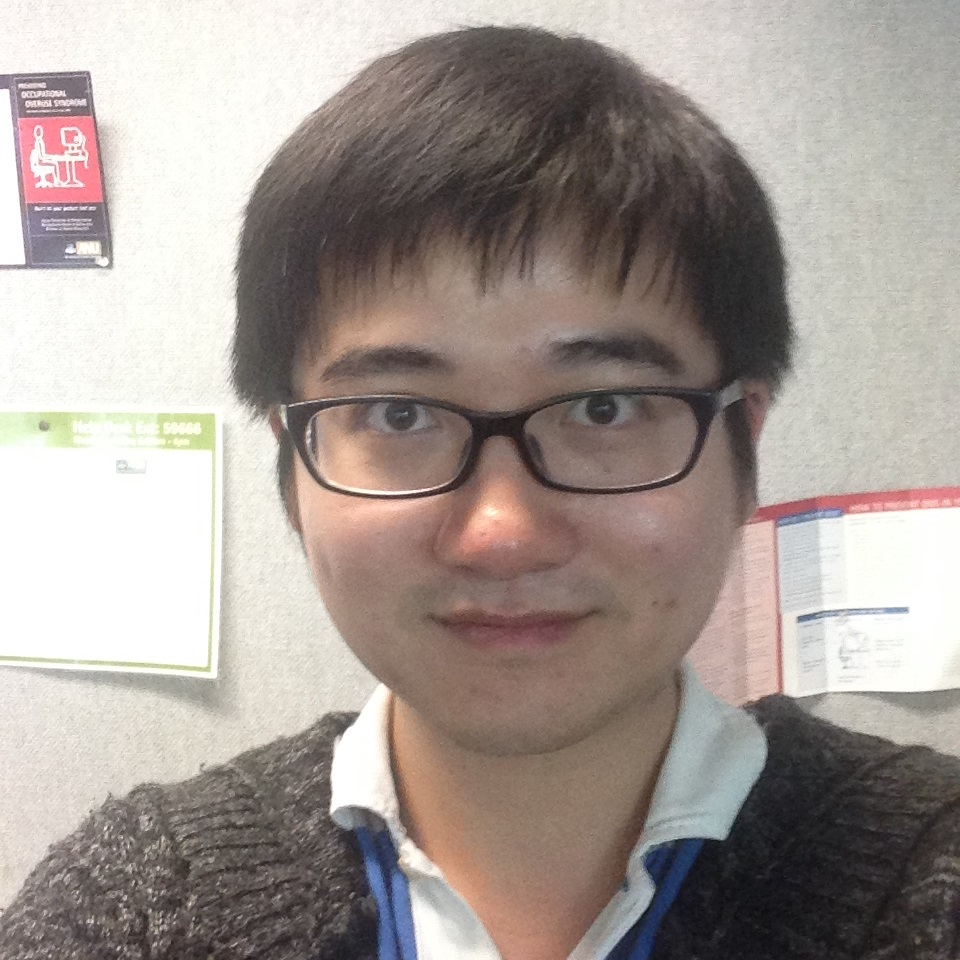
%> input picture CVLabes/CV-lab1/photo_U5224340.JPG, 960 x 960 px
$ octave geometricTransformation.m   (GNU Octave 9; MATLAB toolbox functions it lacks are replaced by stand-ins)
%> lines starting %> are read from the running program, lines starting %| are printed output that depends on the picture
% for task-4: geometric transformation

% clean un-relatived items
clc
clear

% 1. implement your own Matlab function for image rotation by an arbitrary
% angle 0=< theta = <90; (use counter-clockwise rotation)

% this part is for the forward mapping approach

% firstly, get the arbitrary angle
angle = randi([0, 90]);

% then, for each pixel in origianl image, act as source, get its target
sourceImg = imread('photo_U5224340.JPG');
%> sourceImg is the input picture: size 960x960x3 uint8; mean R, G, B 162.6, 152.6, 147

% then, save the information of source image to rows, columns and channels
% and reduce the image size to save process time
[rows, columns, ~] = size(sourceImg);
%> rows = 960; columns = 960
sourceImg = imresize(sourceImg, [rows/4,columns/4]);
%> sourceImg: size 240x240x3 uint8

[rows, columns, channels] = size(sourceImg);
%> rows = 240; columns = 240; channels = 3

% create a new image which used to save created image, consider of the
% rotated image, the size of target image should bigger than source one
targetRows = ceil(rows*cosd(angle) + columns*sind(angle));
%> targetRows = 291
targetColumns = ceil(columns*cosd(angle) + rows*sind(angle));
%> targetColumns = 291

%create target image
forwardTargetImg = uint8(zeros(targetRows , targetColumns , 3));

% create the rotation matrix
tform = projective2d([cosd(angle) sind(angle) 0; -sind(angle) cosd(angle) 0; 0 0 1]);

% rotationMatrix = [cosd(angle) -sind(angle); sind(angle) cosd(angle)];
% rotationMatrix = tform.T;

% create rotated image by Matlab
matlabImage = imrotate(sourceImg, angle);
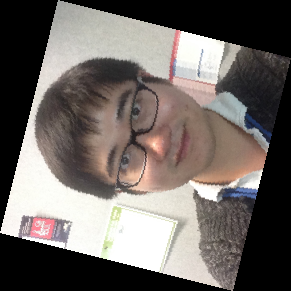
%> matlabImage: size 291x291x3 uint8; mean R, G, B 110.5, 103.8, 99.9

for sourceRowIndex = 1: rows
    for sourceColumnIndex = 1 : columns

        % get the three R, G, B value from origianl image
        RGB = sourceImg(sourceRowIndex, sourceColumnIndex, :);

        [targetRowIndex, targetColumnIndex] = transformPointsForward(tform, sourceRowIndex, sourceColumnIndex);

        % consider of the difference on sizes of source image and target image,
        % the target image's position value is not equal to source one to avoid
        % negative situation. Because its anti-clock rotation, then modify
        % column to match to the target image position
        targetRowIndex = targetRowIndex + columns*sind(angle);

        forwardTargetImg = setSplatting(forwardTargetImg, targetRowIndex, targetColumnIndex, RGB);

    end
end
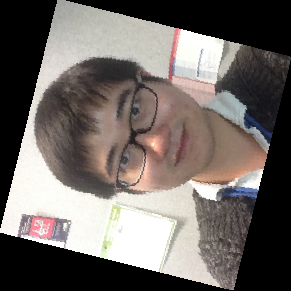
%> forwardTargetImg: size 291x291x3 uint8; mean R, G, B 111.5, 104.7, 100.8

% This part is for inverse appraoch

% create inverse image
inverseTargetImg = uint8(zeros(targetRows , targetColumns , 3));

% then, perform inverse mapping approach
for targetRowIndex = 1 : targetRows
    for targetColumnIndex = 1 : targetColumns

        actualRowIndex = targetRowIndex;
        actualRowIndex = actualRowIndex - columns*sind(angle);

        [sourceRowIndex, sourceColumnIndex] = transformPointsInverse(tform,actualRowIndex, targetColumnIndex);

        % before get value, we should make sure the source position in the
        % source image (onece not in the source image, continue it)
        if fix(sourceRowIndex) <= 0
            continue
        elseif fix(sourceRowIndex) >= rows
            continue
        elseif fix(sourceColumnIndex) <= 0
            continue
        elseif fix(sourceColumnIndex) >= columns
            continue
        end

        % get their locations
        sourcePosition = [sourceRowIndex, sourceColumnIndex];
        targetPosition = [targetRowIndex, targetColumnIndex];

        % perfrom linear interpolation appraoch based on my function
        inverseTargetImg = linearInterpolation(sourceImg, inverseTargetImg, sourcePosition, targetPosition);

    end
end
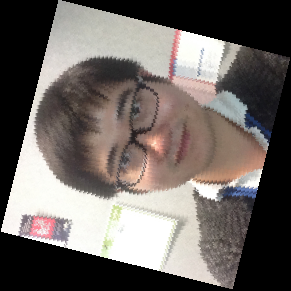
%> inverseTargetImg: size 291x291x3 uint8; mean R, G, B 109.6, 102.9, 99

figure(1);
subplot(2,2,1), imshow(sourceImg), title('Orginial Figure');
subplot(2,2,2), imshow(forwardTargetImg), title('Forward Rotated Figure');
subplot(2,2,3), imshow(inverseTargetImg), title('Inversed Rotated Figure');
subplot(2,2,4), imshow(matlabImage), title('Matlab Rotated Figure');

fprintf('There rotated angle is %d.\n', angle);


% % get the source image source image position
% sourcePosition = [sourceRowIndex; sourceColumnIndex];
%
% % get the three R, G, B value from origianl image
% RGB = sourceImg(sourceRowIndex, sourceColumnIndex, :);
%
% % then, get their target R, G B value to targe image
% targetPosition = rotationMatrix*sourcePosition;
% targetRowIndex = targetPosition(1,:);
% targetColumnIndex = targetPosition(2,:);
%
% % assign R value
% forwardTargetImg(targetRowIndex, targetColumnIndex, 1) = RGB(:,:,1);
% forwardTargetImg(targetRowIndex + 1, targetColumnIndex, 1) = RGB(:,:,1);
% forwardTargetImg(targetRowIndex, targetColumnIndex + 1, 1) = RGB(:,:,1);
% forwardTargetImg(targetRowIndex + 1, targetColumnIndex + 1, 1) = RGB(:,:,1);
